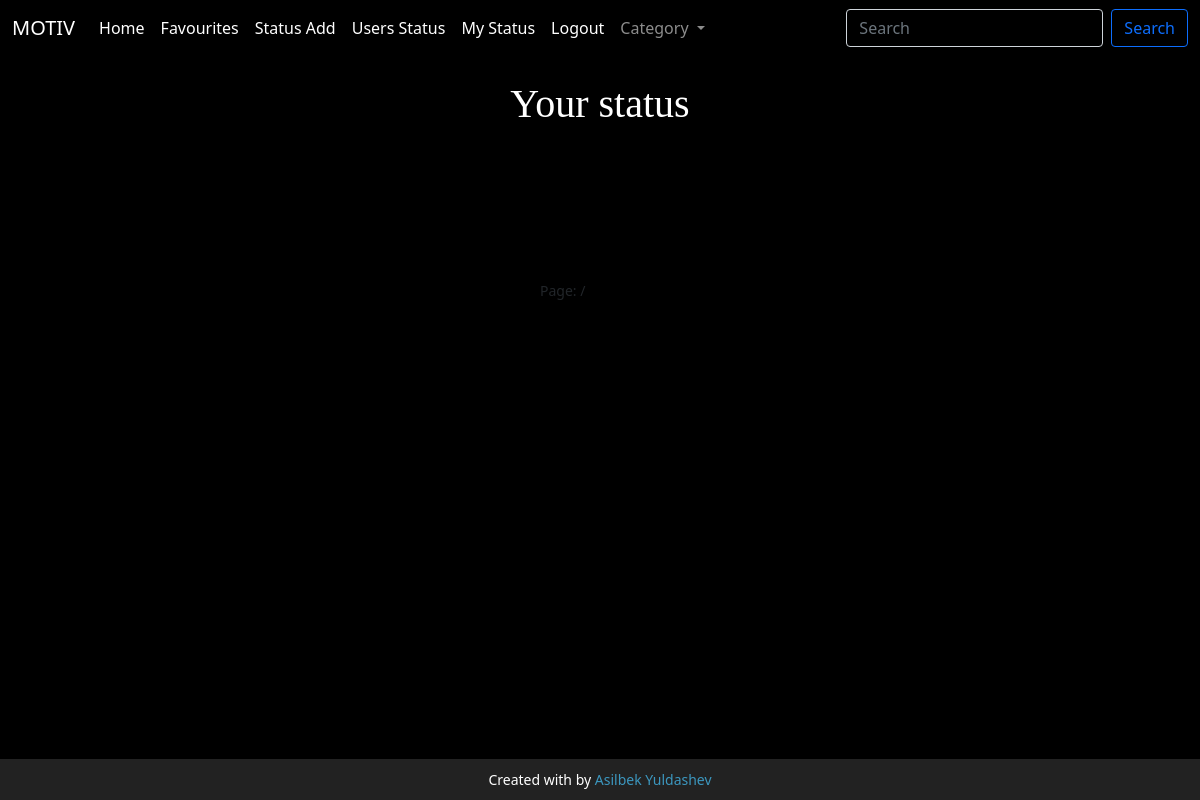
The app's page /my_status/, older data.
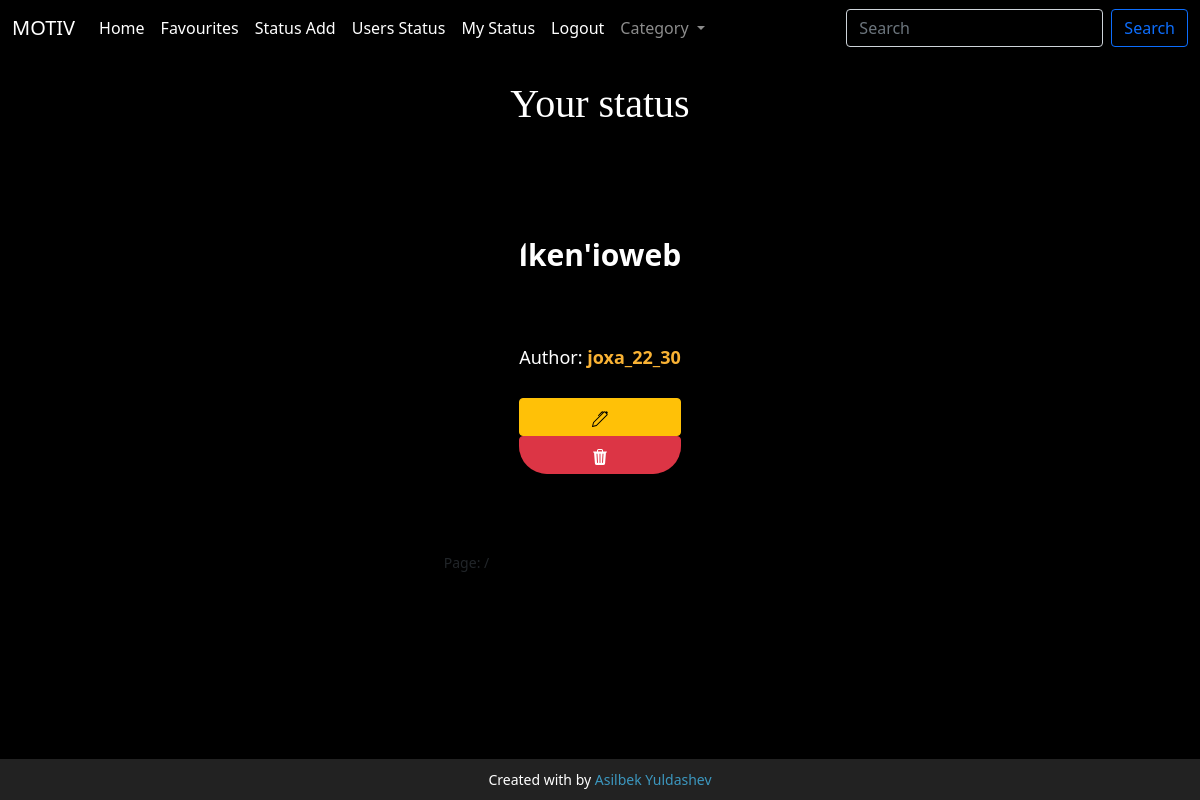
The same page, newer data.
### main/models.py (models this page shows, shortened)
class StatusUser(models.Model):
    text = models.TextField()
    author = models.ForeignKey(User, on_delete=models.CASCADE)

class User(AbstractUser):
    img = models.ImageField(upload_to="images/")
    count = models.BooleanField(default=True)

### main/views.py (the view)
# urls.py: path('my_status/',my_status,name="my_status"),
def my_status(request):
    status = StatusUser.objects.filter(author__username__icontains=request.user.username)
    category = Category.objects.all()
    ctx = {
        'status':status,
        'category':category
    }
    return render(request,'my_status.html',ctx)

### template/my_status.html (shortened to what the changed rows need)
{% load static %}
{% load hitcount_tags %}
<!doctype html>
<html lang="en">
<head>
    <link href="https://cdn.jsdelivr.net/npm/bootstrap@5.1.0/dist/css/bootstrap.min.css" rel="stylesheet"
>
    <link rel="stylesheet" href="{% static 'salom.css' %}">
</head>
<body>
<h1 class="text-center text-white mt-4" style="font-family: cursive">Your status</h1>
<link rel="stylesheet" href="https://use.fontawesome.com/releases/v5.7.0/css/all.css"
>
<div style="display: flex; flex-direction: column; justify-content: center; align-items: center">
<div>
<div style="" class="container">
    {% if search %}
    <div class="ag-format-container">
        <div class="ag-courses_box">
            {% for i in status %}
            <div class="ag-courses_item">
                <a href="{% url 'status' i.id %}" class="ag-courses-item_link">
                    <div class="ag-courses-item_bg">
                    </div>
                    <div class="ag-courses-item_title">
                        <span>{{ i.text|slice:45 }}</span>
                    </div>
                    <div class="ag-courses-item_date-box">
                        Author:
                        <span class="ag-courses-item_date">
              {{ i.author }} </span>
                        <br>
                        <svg xmlns="http://www.w3.org/2000/svg" width="16" height="16" fill="currentColor"
                             class="bi bi-eye-fill" viewBox="0 0 16 16">
                            <path d="M10.5 8a2.5 2.5 0 1 1-5 0 2.5 2.5 0 0 1 5 0"/>
                            <path d="M0 8s3-5.5 8-5.5S16 8 16 8s-3 5.5-8 5.5S0 8 0 8m8 3.5a3.5 3.5 0 1 0 0-7 3.5 3.5 0 0 0 0 7"/>
                        </svg>
                        : {% get_hit_count for i %}
                    </div>
            </div>
            </a>
        </div>
    </div>
    {% endfor %}
    {% else %}
  <div class="mt-5" style="padding: 3rem ; text-align: center">
{% for i in status %}
        <div class="ag-courses_item">
            <div class="ag-courses-item_title">
                <span>{{ i.text }}</span>
            </div>
            <div class="ag-courses-item_date-box">
                Author:
                <span class="ag-courses-item_date">
              {{ i.author }} </span>
                <br>
                <br>
                <a href="{% url 'edit' i.id %}" class="btn btn-warning w-100"></a>
             <a data-bs-toggle="modal" data-bs-target="#exampleModal"  class="btn btn-danger w-100">
                </a>
            </div>
        </div>
    </div>
{% endfor %}
            </div>
<div class="bg-dark modal fade" id="exampleModal" tabindex="-1" aria-labelledby="exampleModalLabel" aria-hidden="true">
  <div class="modal-dialog">
    <div class="modal-content">
      </div>
    </div>
  </div>
</div>
    {% endif %}
</div>
</body>
</html>

Row changes from the older to the newer data that the page shows:
added StatusUser: text "lken'ioweb", author "joxa_22_30"
